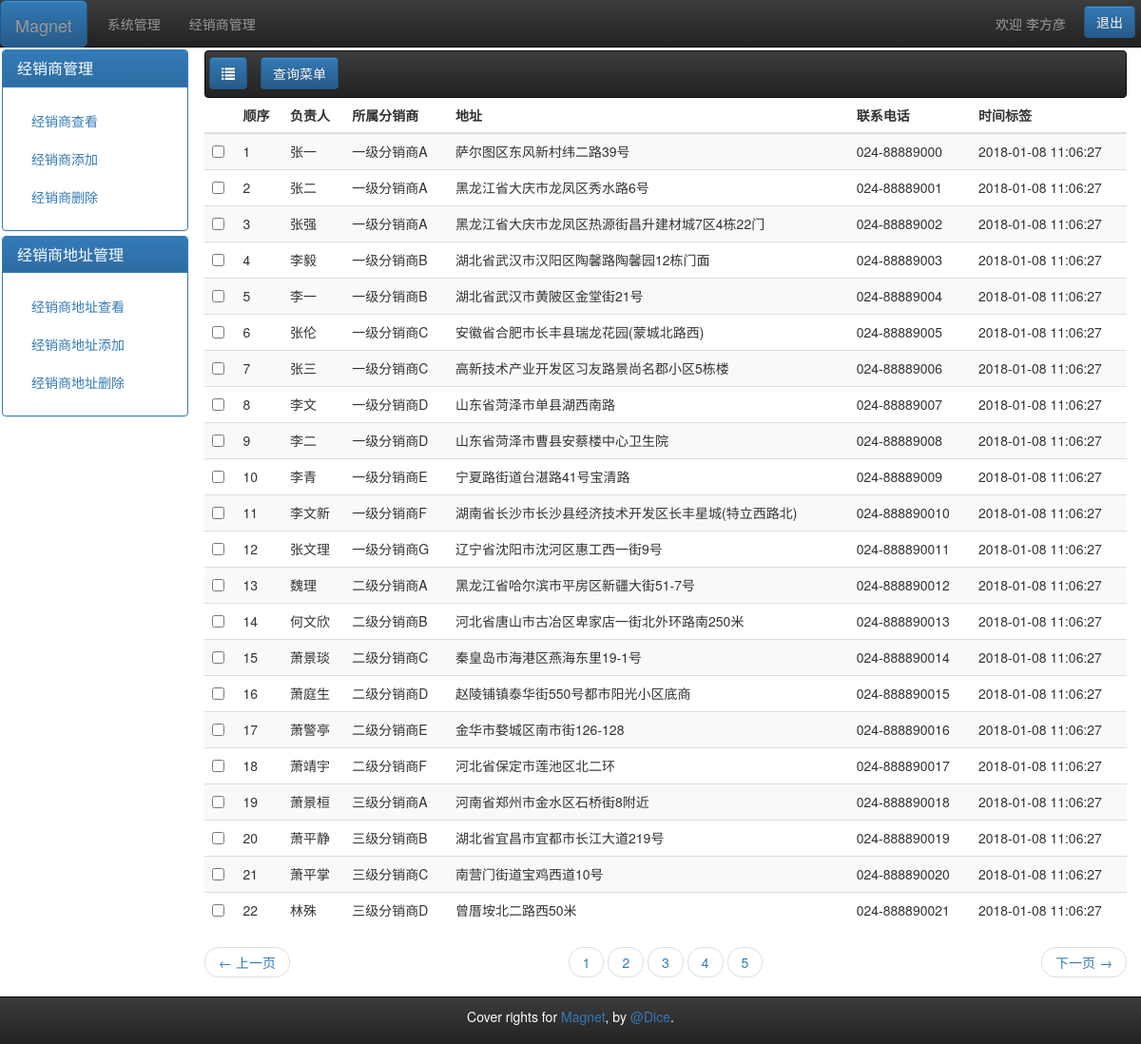
The app's page /index.php/manager/address_load with its own data.
### tables this page shows
CREATE TABLE IF NOT EXISTS `reseller` (
  `id` int(11) NOT NULL COMMENT '分销商id',
  `name` varchar(255) NOT NULL COMMENT '名称',
  `area` varchar(255) NOT NULL COMMENT '区域',
  `director` varchar(255) NOT NULL COMMENT '负责人',
  `company_number` varchar(45) NOT NULL COMMENT '公司电话',
  `director_number` varchar(45) NOT NULL COMMENT '负责人电话',
  `create_time` timestamp NOT NULL DEFAULT CURRENT_TIMESTAMP COMMENT '地址创建时间',
  `changed_time` timestamp NOT NULL DEFAULT CURRENT_TIMESTAMP ON UPDATE CURRENT_TIMESTAMP COMMENT '地址修改时间',
  `address_id` int(11) NOT NULL COMMENT '分销商地址id',
  PRIMARY KEY (`id`)
);

CREATE TABLE IF NOT EXISTS `address` (
  `id` int(11) NOT NULL COMMENT '分销商地址id',
  `contacter` varchar(255) NOT NULL COMMENT '联系人',
  `contact_number` varchar(45) NOT NULL COMMENT '联系人电话',
  `address` varchar(255) NOT NULL COMMENT '地址',
  `create_time` timestamp NOT NULL DEFAULT CURRENT_TIMESTAMP COMMENT '分销商创建时间',
  `changed_time` timestamp NOT NULL DEFAULT CURRENT_TIMESTAMP ON UPDATE CURRENT_TIMESTAMP COMMENT '分销商修改时间',
  PRIMARY KEY (`id`)
);

### application/controllers/Manager.php (called while the page is built, shortened)
<?php
class Manager extends CI_Controller {
    public function address_load(){
            $this->load->database();
		    $this->load->view('head.php');
            $query = $this->db->query("SELECT * FROM menu WHERE menu.levels = 1");
            $navbarFirst =  $query->row()->name;
            $data['navbarFirst'] = $navbarFirst;
            $this->load->view('Reseller/navbar.php',$data);
            $this->load->view('Reseller/sidebar.php',$data);
            $role_tips = $this->db->query('SELECT
            role.id,
			role.tips
			FROM
			role');
			$data['role_tips'] = $role_tips->result_array();
			$dept_fullname = $this->db->query('SELECT
			dept.id,
			dept.fullname
			FROM
			dept ');
			$data['dept_fullname'] = $dept_fullname->result_array();
            $this->load->view('Manager/operate.php',$data);
            $address_list = $this->db->query('SELECT
            address.contacter,
            address.contact_number,
            address.address,
            address.changed_time,
            reseller.`name`,
            address.id
            FROM
            reseller
            INNER JOIN address ON address.id = reseller.address_id');
			$data['address_list'] = $address_list->result_array();
            $this->load->view('Address/table_data.php',$data);
            $this->load->view('Reseller/page.php');
            $this->load->view('foot.php');
		    $this->load->view('modal.php');
		    $this->load->view('jquery_tail.php');
		    $this->load->view('login.js');
    }
}

### index.php (called while the page is built, shortened)
<?php
require_once BASEPATH.'core/CodeIgniter.php';

### application/views/Address/table_data.php (the view)
<table class="table table-hover table-striped">
	  <thead>
      	<tr>
          <th></th>
      		<th>顺序</th>
          <th>负责人</th>
          <th>所属分销商</th>
      		<th>地址</th>
          <th>联系电话</th>
          <th>时间标签</th>
    	</tr>
  	  </thead>
      <?php foreach ($address_list as $row):?>
  	  <tr>
        <td><input type="checkbox" value="" class="delCheck"></td>
  	  	<td><?=$row['id']?></td>
  	  	<td><?=$row['contacter']?></td>
  	  	<td><?=$row['name']?></td>
  	  	<td><?=$row['address']?></td>
        <td><?=$row['contact_number']?></td>
        <td><?=$row['changed_time']?></td>
  	  </tr>
  	  <?php endforeach; ?>
</table>

### application/views/head.php (style rules this page uses)
html { width:100%; overflow-x:hidden; }
body { margin-bottom: 50px; }
.delCheck { padding-left: 5px; }

### records on screen
reseller: address "1", address.contacter "张一", name "一级分销商A", address.address "萨尔图区东风新村纬二路39号", address.contact_number "024-88889000", address.changed_time "2018-01-08 11:06:27"
reseller: address "2", address.contacter "张二", name "一级分销商A", address.address "黑龙江省大庆市龙凤区秀水路6号", address.contact_number "024-88889001", address.changed_time "2018-01-08 11:06:27"
reseller: address "3", address.contacter "张强", name "一级分销商A", address.address "黑龙江省大庆市龙凤区热源街昌升建材城7区4栋22门", address.contact_number "024-88889002", address.changed_time "2018-01-08 11:06:27"
reseller: address "4", address.contacter "李毅", name "一级分销商B", address.address "湖北省武汉市汉阳区陶馨路陶馨园12栋门面", address.contact_number "024-88889003", address.changed_time "2018-01-08 11:06:27"
reseller: address "5", address.contacter "李一", name "一级分销商B", address.address "湖北省武汉市黄陂区金堂街21号", address.contact_number "024-88889004", address.changed_time "2018-01-08 11:06:27"
reseller: address "6", address.contacter "张伦", name "一级分销商C", address.address "安徽省合肥市长丰县瑞龙花园(蒙城北路西)", address.contact_number "024-88889005", address.changed_time "2018-01-08 11:06:27"
reseller: address "7", address.contacter "张三", name "一级分销商C", address.address "高新技术产业开发区习友路景尚名郡小区5栋楼", address.contact_number "024-88889006", address.changed_time "2018-01-08 11:06:27"
reseller: address "8", address.contacter "李文", name "一级分销商D", address.address "山东省菏泽市单县湖西南路", address.contact_number "024-88889007", address.changed_time "2018-01-08 11:06:27"
reseller: address "9", address.contacter "李二", name "一级分销商D", address.address "山东省菏泽市曹县安蔡楼中心卫生院", address.contact_number "024-88889008", address.changed_time "2018-01-08 11:06:27"
reseller: address "10", address.contacter "李青", name "一级分销商E", address.address "宁夏路街道台湛路41号宝清路", address.contact_number "024-88889009", address.changed_time "2018-01-08 11:06:27"
reseller: address "11", address.contacter "李文新", name "一级分销商F", address.address "湖南省长沙市长沙县经济技术开发区长丰星城(特立西路北)", address.contact_number "024-888890010", address.changed_time "2018-01-08 11:06:27"
reseller: address "12", address.contacter "张文理", name "一级分销商G", address.address "辽宁省沈阳市沈河区惠工西一街9号", address.contact_number "024-888890011", address.changed_time "2018-01-08 11:06:27"
reseller: address "13", address.contacter "魏理", name "二级分销商A", address.address "黑龙江省哈尔滨市平房区新疆大街51-7号", address.contact_number "024-888890012", address.changed_time "2018-01-08 11:06:27"
reseller: address "14", address.contacter "何文欣", name "二级分销商B", address.address "河北省唐山市古冶区卑家店一街北外环路南250米", address.contact_number "024-888890013", address.changed_time "2018-01-08 11:06:27"
reseller: address "15", address.contacter "萧景琰", name "二级分销商C", address.address "秦皇岛市海港区燕海东里19-1号", address.contact_number "024-888890014", address.changed_time "2018-01-08 11:06:27"
reseller: address "16", address.contacter "萧庭生", name "二级分销商D", address.address "赵陵铺镇泰华街550号都市阳光小区底商", address.contact_number "024-888890015", address.changed_time "2018-01-08 11:06:27"
reseller: address "17", address.contacter "萧警亭", name "二级分销商E", address.address "金华市婺城区南市街126-128", address.contact_number "024-888890016", address.changed_time "2018-01-08 11:06:27"
reseller: address "18", address.contacter "萧靖宇", name "二级分销商F", address.address "河北省保定市莲池区北二环", address.contact_number "024-888890017", address.changed_time "2018-01-08 11:06:27"
reseller: address "19", address.contacter "萧景桓", name "三级分销商A", address.address "河南省郑州市金水区石桥街8附近", address.contact_number "024-888890018", address.changed_time "2018-01-08 11:06:27"
reseller: address "20", address.contacter "萧平静", name "三级分销商B", address.address "湖北省宜昌市宜都市长江大道219号", address.contact_number "024-888890019", address.changed_time "2018-01-08 11:06:27"
reseller: address "21", address.contacter "萧平掌", name "三级分销商C", address.address "南营门街道宝鸡西道10号", address.contact_number "024-888890020", address.changed_time "2018-01-08 11:06:27"
reseller: address "22", address.contacter "林殊", name "三级分销商D", address.address "曾厝垵北二路西50米", address.contact_number "024-888890021", address.changed_time "2018-01-08 11:06:27"

### other values on screen
$navbarFirst "系统管理"
